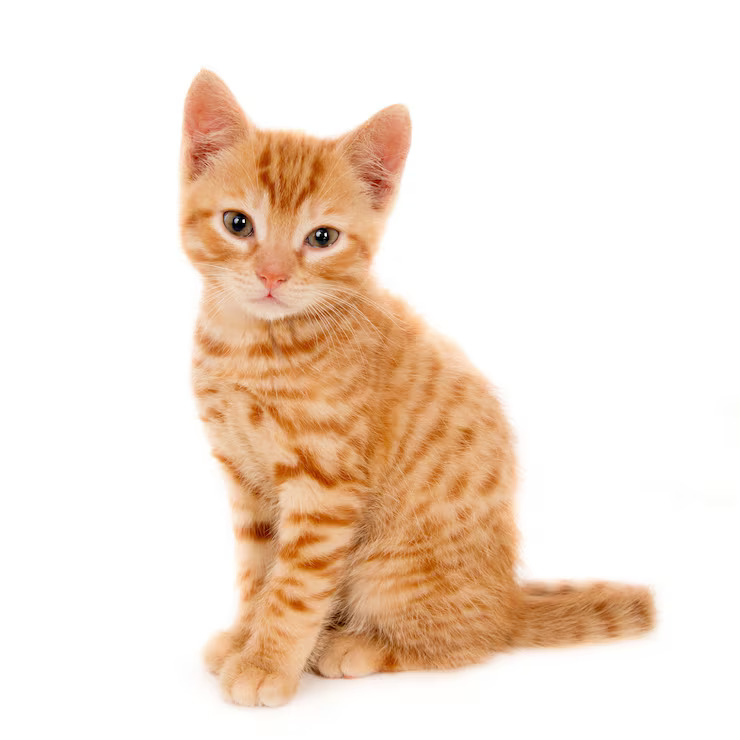
#> input picture imagethresholding/cat2.jpg, 740 x 740 px, found by its file name
$ python 'grey_scale (1205126).py'
#> lines starting #> are read from the running program, lines starting #| are printed output that depends on the picture
# Importance of GrayScale:
# GrayScale reduces the data as it only has 1 channel compared to RGB or BGR with 3 channels, improving the efficiency of prepocessing


import cv2

image = cv2.imread("cat2.jpg")
#> image is the input picture: shape (740, 740, 3); mean B, G, R 212.4, 226.6, 243.7

if image is None:
    print("Error: Could not print image.")
else:
    gray = cv2.cvtColor(image,cv2.COLOR_BGR2GRAY)
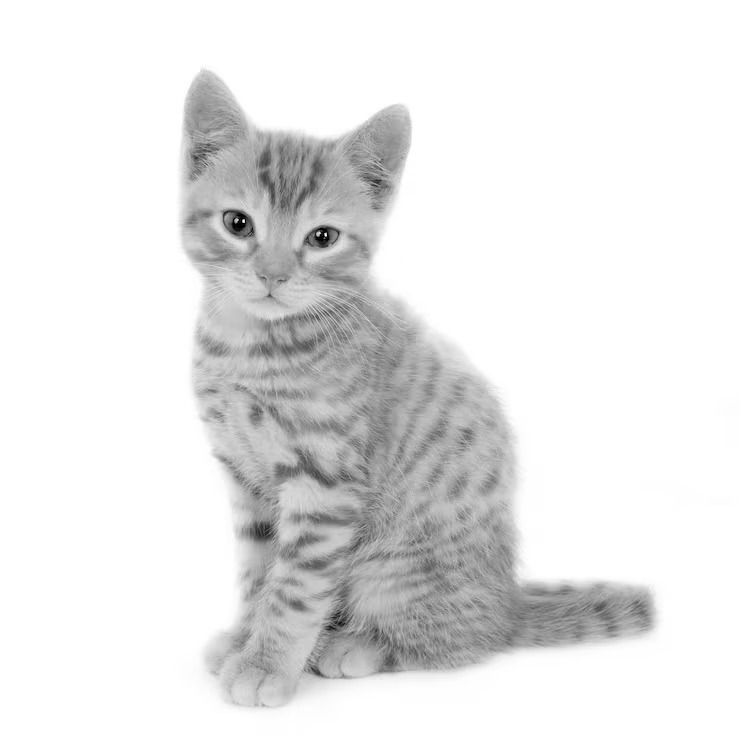
#> gray: shape (740, 740); min 0, max 255, mean 230.1

    cv2.imwrite("cat2_gray.jpg",gray) #save gray image

    cv2.imshow("Grayscale Image", gray) #display gray image

    cv2.waitKey(0)

    cv2.destroyAllWindows()
